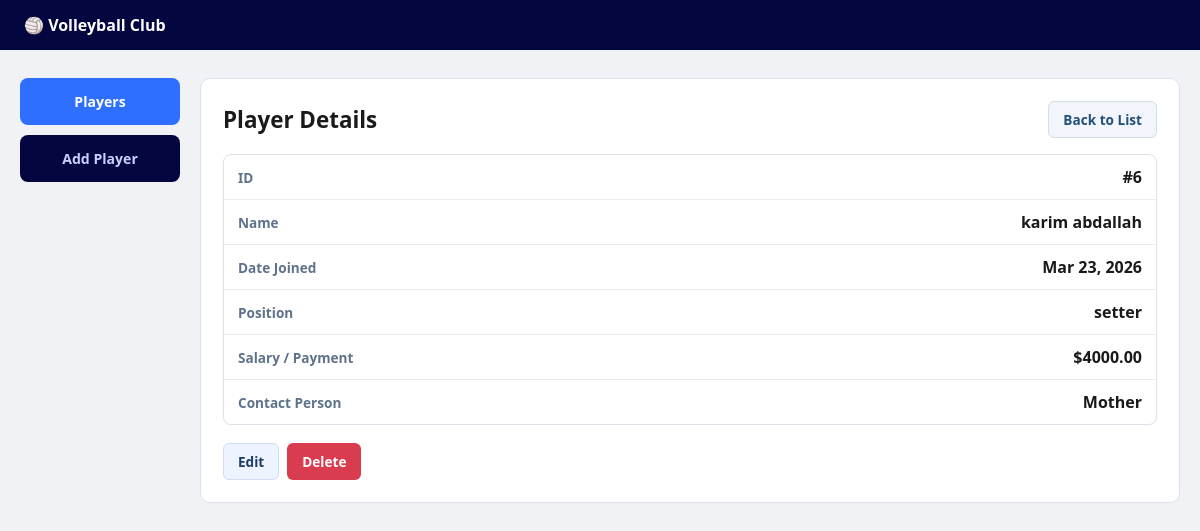
/players/view/6/, run on the app's committed database.
### players/models.py (models this page shows, shortened)
class Player(models.Model):
    name = models.CharField(max_length=100)
    dateJoined = models.DateField()
    position = models.CharField(max_length=50)
    salary_payment = models.DecimalField(max_digits=10, decimal_places=2)
    contactPerson = models.CharField(max_length=100)

### players/views.py (the view)
# urls.py: path('view/<int:pk>/', views.player_detail, name='player_detail'),
def player_detail(request, pk):
    player = get_object_or_404(Player, pk=pk)
    return render(request, 'players/player_detail.html', {'player': player})

### players/templates/players/player_detail.html (shortened to what this page needs)
{% extends 'players/base.html' %}
{% block content %}
<section class="page-heading compact">
    <h1>Player Details</h1>
    <a href="{% url 'player_list' %}" class="btn btn-ghost">Back to List</a>
</section>
<div class="details-card">
    <div class="detail-row">
        <p class="detail-label">ID</p>
        <p class="detail-value">#{{ player.id }}</p>
    </div>
    <div class="detail-row">
        <p class="detail-label">Name</p>
        <p class="detail-value">{{ player.name }}</p>
    </div>
    <div class="detail-row">
        <p class="detail-label">Date Joined</p>
        <p class="detail-value">{{ player.dateJoined|date:"M d, Y" }}</p>
    </div>
    <div class="detail-row">
        <p class="detail-label">Position</p>
        <p class="detail-value">{{ player.position }}</p>
    </div>
    <div class="detail-row">
        <p class="detail-label">Salary / Payment</p>
        <p class="detail-value">${{ player.salary_payment|floatformat:2 }}</p>
    </div>
    <div class="detail-row">
        <p class="detail-label">Contact Person</p>
        <p class="detail-value">{{ player.contactPerson }}</p>
    </div>
</div>
<div class="form-buttons">
    <a href="{% url 'player_edit' player.id %}" class="btn btn-secondary">Edit</a>
    <a href="{% url 'player_delete' player.id %}" class="btn btn-danger">Delete</a>
</div>
{% endblock %}

### players/static/players/style.css (style rules this page uses)
* { box-sizing: border-box; margin: 0; padding: 0; }
body { font-family: "Segoe UI", sans-serif; background: #f0f2f5; color: #1a1a1a; }
.page-heading { display: flex; justify-content: space-between; align-items: center; margin-bottom: 16px; }
h1 { font-size: 1.4rem; }
.btn { display: inline-block; padding: 8px 14px; border-radius: 6px; border: 1px solid transparent; font-size: 0.85rem; font-weight: 600; cursor: pointer; text-decoration: none; }
.btn-secondary { background: #edf3ff; color: #1d3f66; border-color: #cfdcf3; }
.btn-danger { background: #d93b4f; color: #fff; }
.btn-ghost { background: #f2f5fb; color: #244f76; border-color: #d5dde8; }
.form-buttons { margin-top: 18px; display: flex; gap: 8px; }
.details-card { border: 1px solid #dde1ea; border-radius: 8px; overflow: hidden; }
.detail-row { display: flex; justify-content: space-between; align-items: center; padding: 11px 14px; border-bottom: 1px solid #e8ecf2; }
.detail-row:last-child { border-bottom: none; }
.detail-label { color: #5f728b; font-size: 0.85rem; font-weight: 600; }
.detail-value { font-weight: 600; }

### data on the page
Player: id "6", name "karim abdallah", dateJoined "Mar 23, 2026", position "setter", salary_payment "4000.00", contactPerson "Mother"
